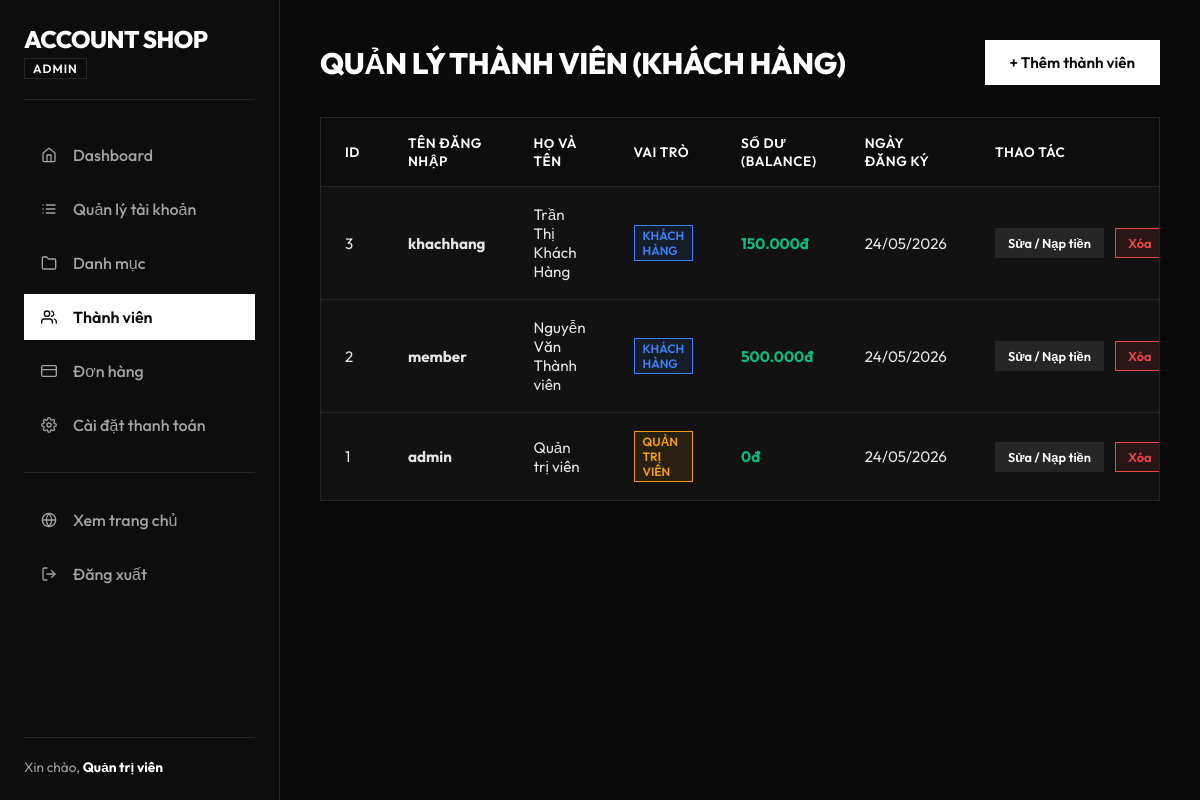
Page /admin/crud/users/list.php (signed in) on the committed database.
### tables this page shows
CREATE TABLE users (
  id INT AUTO_INCREMENT PRIMARY KEY,
  username VARCHAR(50) NOT NULL UNIQUE,
  password VARCHAR(255) NOT NULL,
  fullname VARCHAR(100) NOT NULL,
  role ENUM('admin', 'user') DEFAULT 'user',
  balance DECIMAL(15,0) NOT NULL DEFAULT 0,
  created_at DATETIME DEFAULT CURRENT_TIMESTAMP
);

### admin/crud/users/users.php (called while the page is built, shortened)
<?php
function getAllUsers($pdo) {
    $stmt = $pdo->prepare("SELECT * FROM users ORDER BY id DESC");
    $stmt->execute();
    return $stmt->fetchAll();
}
?>

### admin/crud/users/list.php (the view, shortened to what this page needs)
<?php
require_once __DIR__ . '/users.php';
$users = getAllUsers($pdo);
?>
<!DOCTYPE html>
<html lang="vi">
<head>
    <link rel="stylesheet" href="../../../assets/admin/css/admin.css">
</head>
<body>
<div class="admin-layout">
    <?php include __DIR__ . '/../../sidebar.php'; ?>
    <main class="main-content">
        <header class="topbar">
            <h1>Quản lý thành viên (Khách hàng)</h1>
            <a href="add.php" class="btn btn-primary">+ Thêm thành viên</a>
        </header>
        <div class="content-body">
            <div class="table-card">
                <table class="data-table">
                    <thead>
                        <tr>
                            <th>ID</th>
                            <th>Tên đăng nhập</th>
                            <th>Họ và tên</th>
                            <th>Vai trò</th>
                            <th>Số dư (balance)</th>
                            <th>Ngày đăng ký</th>
                            <th>Thao tác</th>
                        </tr>
                    </thead>
                    <tbody>
                    <?php foreach ($users as $u): ?>
                        <tr>
                            <td><?= $u['id'] ?></td>
                            <td><strong><?= htmlspecialchars($u['username']) ?></strong></td>
                            <td><?= htmlspecialchars($u['fullname']) ?></td>
                            <td>
                                <?php if ($u['role'] === 'admin'): ?>
                                    <span class="badge" style="background-color: rgba(245, 158, 11, 0.1); border: 1px solid #f59e0b; color: #f59e0b; padding: 2px 8px; font-size: 0.75rem; border-radius: 4px; font-weight: 600; display: inline-block;">Quản trị viên</span>
                                <?php else: ?>
                                    <span class="badge" style="background-color: rgba(59, 130, 246, 0.1); border: 1px solid #3b82f6; color: #3b82f6; padding: 2px 8px; font-size: 0.75rem; border-radius: 4px; font-weight: 600; display: inline-block;">Khách hàng</span>
                                <?php endif; ?>
                            </td>
                            <td style="color: #10b981; font-weight: 700;"><?= number_format($u['balance'], 0, ',', '.') ?>đ</td>
                            <td><?= date('d/m/Y', strtotime($u['created_at'])) ?></td>
                            <td class="actions">
                                <a href="update.php?id=<?= $u['id'] ?>" class="btn btn-small btn-edit">Sửa / Nạp tiền</a>
                                <a href="delete.php?id=<?= $u['id'] ?>" class="btn btn-small btn-delete" onclick="return confirm('Bạn có chắc chắn muốn xóa thành viên này? Tất cả dữ liệu đơn hàng liên quan cũng sẽ bị xóa.')">Xóa</a>
                            </td>
                        </tr>
                    <?php endforeach; ?>
                    </tbody>
                </table>
            </div>
        </div>
    </main>
</div>
</body>
</html>

### assets/admin/css/admin.css (style rules this page uses)
:root { color-scheme: dark; --primary: #ffffff; --primary-hover: #e5e5e5; --primary-light: #262626; --secondary: #737373; --secondary-hover: #525252; --background: #0a0a0a; --sidebar-bg: #0d0d0d; --sidebar-text: #a3a3a3; --sidebar-text-hover: #ffffff; --card-bg: #121212; --text-main: #ffffff; --text-muted: #737373; --border-color: #262626; --success: #10b981; --success-light: rgba(16, 185, 129, 0.1); --danger: #ef4444; --danger-light: rgba(239, 68, 68, 0.1); --warning: #f59e0b; --transition: all 0.2s cubic-bezier(0.16, 1, 0.3, 1); }
* { box-sizing: border-box; margin: 0; padding: 0; border-radius: 0 !important; }
body { font-family: 'Outfit', sans-serif; background-color: var(--background); color: var(--text-main); display: flex; min-height: 100vh; flex-direction: column; }
.admin-layout { display: flex; flex: 1; width: 100%; }
.main-content { flex: 1; padding: 40px; display: flex; flex-direction: column; overflow-y: auto; max-width: calc(100% - 280px); }
.topbar { display: flex; justify-content: space-between; align-items: center; margin-bottom: 32px; }
.topbar h1 { font-size: 1.85rem; font-weight: 800; color: var(--text-white); letter-spacing: -0.5px; text-transform: uppercase; }
.content-body { display: flex; flex-direction: column; gap: 32px; }
.table-card { background-color: var(--card-bg); border: 1px solid var(--border-color); overflow: hidden; }
.data-table { width: 100%; border-collapse: collapse; text-align: left; }
.data-table th { background-color: #0d0d0d; padding: 16px 24px; font-size: 0.85rem; font-weight: 600; text-transform: uppercase; letter-spacing: 0.5px; color: var(--text-gray); border-bottom: 1px solid var(--border-color); }
.data-table td { padding: 18px 24px; border-bottom: 1px solid var(--border-color); font-size: 0.95rem; color: #e5e5e5; vertical-align: middle; }
.data-table tbody tr:last-child td { border-bottom: none; }
.badge { display: inline-block; padding: 4px 10px; font-size: 0.75rem; font-weight: 600; text-transform: uppercase; border: 1px solid transparent; }
.actions { white-space: nowrap; }
.actions .btn { margin-right: 8px; }
.actions .btn:last-child { margin-right: 0; }
.btn { display: inline-flex; align-items: center; justify-content: center; gap: 8px; padding: 12px 24px; font-weight: 600; font-size: 0.95rem; text-decoration: none; cursor: pointer; border: 1px solid transparent; transition: var(--transition); }
.btn-primary { background-color: #ffffff; color: #0a0a0a; border-color: #ffffff; }
.btn-small { padding: 6px 12px; font-size: 0.8rem; }
.btn-edit { background-color: var(--primary-light); color: #ffffff; border-color: var(--border-color); }
.btn-delete { background-color: var(--danger-light); color: var(--danger); border-color: var(--danger); }

### rows in the picture
users: id "3", username "khachhang", fullname "Trần Thị Khách Hàng", role "KHÁCH HÀNG", balance "150.000", created_at "24/05/2026"
users: id "2", username "member", fullname "Nguyễn Văn Thành viên", role "KHÁCH HÀNG", balance "500.000", created_at "24/05/2026"
users: id "1", username "admin", fullname "Quản trị viên", role "QUẢN TRỊ VIÊN", balance "0", created_at "24/05/2026"

### other values in the picture
$_SESSION['admin_fullname'] "Quản trị viên"
